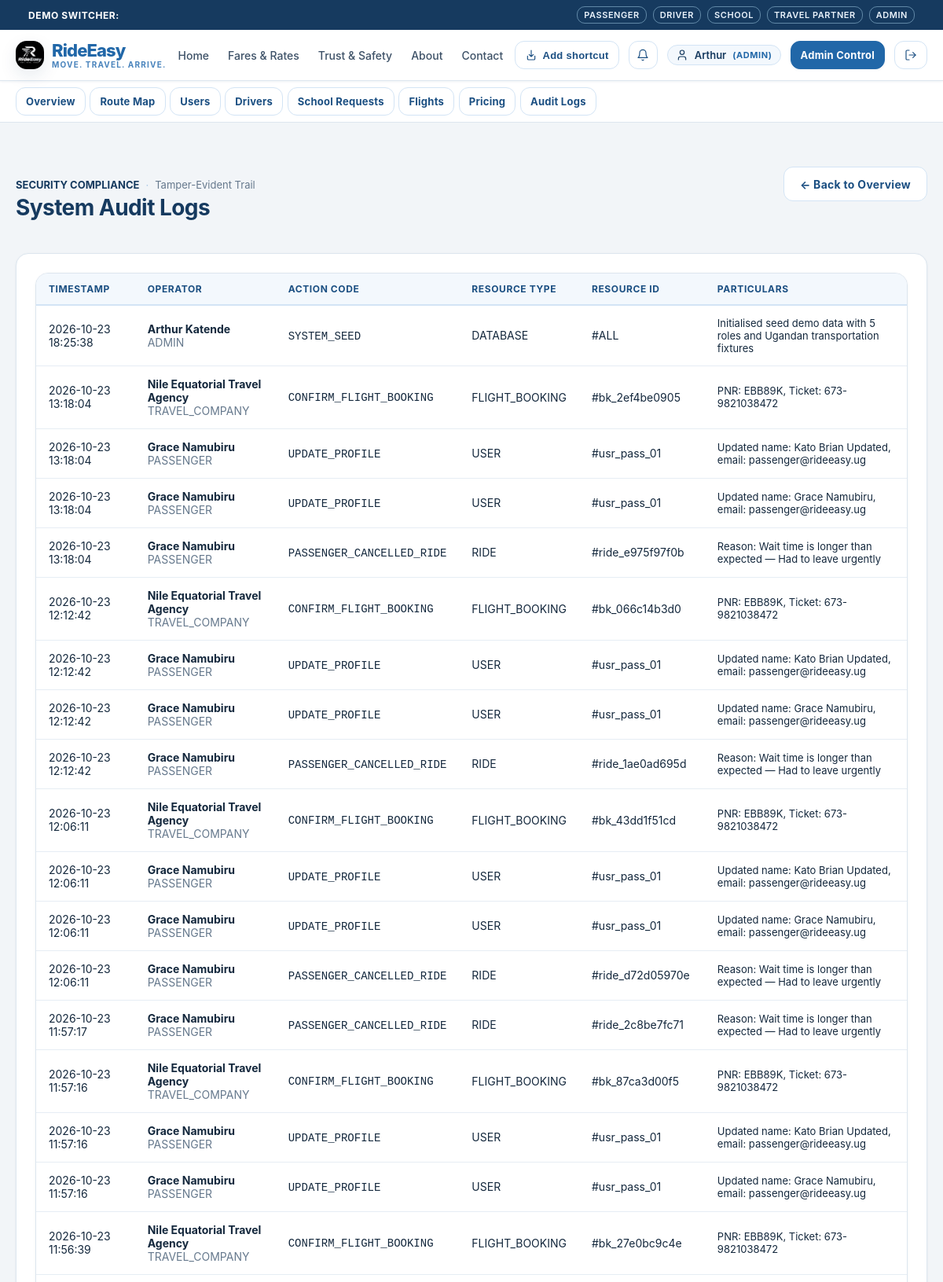
The page /admin/audit-logs (signed in, upper part) on the database its author committed.
### tables this page shows
CREATE TABLE users (
    id TEXT PRIMARY KEY,
    email TEXT UNIQUE NOT NULL,
    password_hash TEXT NOT NULL,
    role TEXT NOT NULL CHECK(role IN ('PASSENGER', 'DRIVER', 'SCHOOL', 'TRAVEL_COMPANY', 'ADMIN')),
    full_name TEXT NOT NULL,
    phone TEXT NOT NULL,
    is_active INTEGER NOT NULL DEFAULT 1,
    is_verified INTEGER NOT NULL DEFAULT 0,
    created_at TIMESTAMP NOT NULL DEFAULT CURRENT_TIMESTAMP,
    updated_at TIMESTAMP NOT NULL DEFAULT CURRENT_TIMESTAMP
, avatar_url TEXT DEFAULT '/static/images/default-avatar.svg');

CREATE TABLE audit_logs (
    id TEXT PRIMARY KEY,
    user_id TEXT,
    action TEXT NOT NULL,
    resource_type TEXT NOT NULL,
    resource_id TEXT,
    details TEXT,
    ip_address TEXT,
    created_at TIMESTAMP NOT NULL DEFAULT CURRENT_TIMESTAMP,
    FOREIGN KEY (user_id) REFERENCES users(id) ON DELETE SET NULL
);

### rideeasy/app/routes/admin.py (the view)
@admin_bp.route("/audit-logs")
def audit_logs():
    user = AuthService.get_current_user()
    db = get_db()
    logs = db.fetchall(
        """SELECT a.*, u.full_name as user_name, u.email as user_email, u.role
        FROM audit_logs a
        LEFT JOIN users u ON a.user_id = u.id
        ORDER BY a.created_at DESC LIMIT 50"""
    )
    return render_template("admin/audit_logs.html", user=user, logs=logs)

### rideeasy/app/templates/admin/audit_logs.html (shortened to what this page needs)
{% extends "base.html" %}
{% block content %}
<div class="container section">
  <div style="display: flex; justify-content: space-between; align-items: baseline; flex-wrap: wrap; gap: 1rem; margin-bottom: 2rem;">
    <div>
      <div class="metadata-row" style="margin-bottom: 0.25rem;">
        <span style="font-weight: 700; color: var(--color-black); text-transform: uppercase;">Security Compliance</span>
        <span class="metadata-separator">·</span>
        <span>Tamper-Evident Trail</span>
      </div>
      <h2>System Audit Logs</h2>
    </div>
    <a href="/admin/dashboard" class="btn btn-secondary">← Back to Overview</a>
  </div>
  <div class="card">
    {% if logs %}
      <div class="table-responsive">
        <table class="table">
          <thead>
            <tr>
              <th>Timestamp</th>
              <th>Operator</th>
              <th>Action Code</th>
              <th>Resource Type</th>
              <th>Resource ID</th>
              <th>Particulars</th>
            </tr>
          </thead>
          <tbody>
            {% for l in logs %}
              <tr>
                <td class="text-subtle">{{ l.created_at }}</td>
                <td>
                  <strong>{{ l.user_name or 'System Kernel' }}</strong>
                  <div class="text-subtle">{{ l.role or 'CORE' }}</div>
                </td>
                <td><code>{{ l.action }}</code></td>
                <td>{{ l.resource_type }}</td>
                <td class="text-subtle">#{{ l.resource_id or 'N/A' }}</td>
                <td style="font-size: 0.8125rem;">{{ l.details }}</td>
              </tr>
            {% endfor %}
          </tbody>
        </table>
      </div>
    {% else %}
      <div style="text-align: center; padding: 3rem 0; color: var(--color-medium-grey);">
        No audit log records available.
      </div>
    {% endif %}
  </div>
</div>
{% endblock %}

### rideeasy/app/templates/base.html (shortened to what this page needs)
<!DOCTYPE html>
<html lang="en">
<head>
  <link rel="stylesheet" href="/static/css/base.css">
  <link rel="stylesheet" href="/static/css/components.css">
  <link rel="stylesheet" href="/static/css/dashboard.css">
  <link rel="stylesheet" href="/static/css/responsive.css">
</head>
<body>
  <aside class="demo-role-bar no-print" aria-label="Demo role selector">
    <div class="container" style="display: flex; align-items: center; justify-content: space-between; flex-wrap: wrap; gap: 0.5rem; width: 100%;">
      <span style="font-weight: 700; letter-spacing: 0.05em; text-transform: uppercase;">Demo Switcher:</span>
      <div class="demo-role-links">
        <a href="/auth/demo/passenger" class="demo-btn">Passenger</a>
        <a href="/auth/demo/driver" class="demo-btn">Driver</a>
        <a href="/auth/demo/school" class="demo-btn">School</a>
        <a href="/auth/demo/travel" class="demo-btn">Travel Partner</a>
        <a href="/auth/demo/admin" class="demo-btn">Admin</a>
      </div>
    </div>
  </aside>
  <header class="navbar no-print">
    <div class="container">
      <div class="navbar-inner">
        <div class="brand-group">
          <a href="/" style="display: flex; align-items: center; gap: 0.625rem; text-decoration: none;">
            <img src="/static/images/logo.png" alt="RideEasy Logo" style="height: 36px; width: auto; object-fit: contain;" onerror="this.style.display='none'">
            <div style="display: flex; flex-direction: column;">
              <span class="brand-logo" style="line-height: 1.1;">{{ app_name }}</span>
              <span class="brand-tagline" style="font-size: 0.625rem; letter-spacing: 0.12em;">{{ app_tagline }}</span>
            </div>
          </a>
        </div>
        <nav aria-label="Main Navigation">
          <ul class="nav-links">
            <li><a href="/" class="nav-link">Home</a></li>
            <li><a href="/pricing" class="nav-link">Fares & Rates</a></li>
            <li><a href="/safety" class="nav-link">Trust & Safety</a></li>
            <li><a href="/about" class="nav-link">About</a></li>
            <li><a href="/contact" class="nav-link">Contact</a></li>
          </ul>
        </nav>
        <div class="nav-actions">
          <button type="button" class="btn btn-secondary btn-sm app-shortcut-button" data-add-shortcut title="Create a RideEasy shortcut" aria-label="Create a RideEasy shortcut">
            <svg class="icon icon-sm" viewBox="0 0 24 24" aria-hidden="true"><path d="M12 3v12m0 0 4-4m-4 4-4-4"/><path d="M5 14v5a2 2 0 0 0 2 2h10a2 2 0 0 0 2-2v-5"/></svg>
            <span>Add shortcut</span>
          </button>
          {% if current_user %}
            <div style="position: relative;">
              <button id="notif-bell-btn" class="btn btn-secondary btn-sm" aria-label="Notifications" title="In-App Notifications" style="position: relative; padding: 0.35rem 0.6rem;" onclick="toggleNotifDropdown(event);">
                <svg class="icon icon-sm" viewBox="0 0 24 24"><path d="M18 8A6 6 0 0 0 6 8c0 7-3 9-3 9h18s-3-2-3-9"/><path d="M13.73 21a2 2 0 0 1-3.46 0"/></svg>
              </button>
            </div>
            <a href="/profile" class="user-nav-chip" title="View and Edit Profile" style="text-decoration: none;">
              {% if current_user.avatar_url and current_user.avatar_url != '/static/images/default-avatar.svg' %}
                <img src="{{ current_user.avatar_url }}" alt="{{ current_user.full_name }}" style="width: 20px; height: 20px; border-radius: var(--radius-sm); object-fit: cover;">
              {% else %}
                <svg class="icon icon-sm" viewBox="0 0 24 24"><path d="M19 21v-2a4 4 0 0 0-4-4H9a4 4 0 0 0-4 4v2"/><circle cx="12" cy="7" r="4"/></svg>
              {% endif %}
              <span>{{ current_user.full_name.split()[0] }}</span>
              <span class="user-role-label">({{ current_user.role }})</span>
            </a>
            {% if current_user.role == 'PASSENGER' %}
              <a href="/passenger/dashboard" class="btn btn-secondary btn-sm">Dashboard</a>
              <a href="/passenger/book-ride" class="btn btn-primary btn-sm">Book Ride</a>
            {% elif current_user.role == 'DRIVER' %}
              <a href="/driver/dashboard" class="btn btn-primary btn-sm">Driver Console</a>
            {% elif current_user.role == 'SCHOOL' %}
              <a href="/school/dashboard" class="btn btn-primary btn-sm">School Portal</a>
            {% elif current_user.role == 'TRAVEL_COMPANY' %}
              <a href="/travel/dashboard" class="btn btn-primary btn-sm">Agency Console</a>
            {% elif current_user.role == 'ADMIN' %}
              <a href="/admin/dashboard" class="btn btn-primary btn-sm">Admin Control</a>
            {% endif %}
            <a href="/auth/logout" class="btn btn-secondary btn-sm" title="Sign Out">
              <svg class="icon icon-sm" viewBox="0 0 24 24"><path d="M9 21H5a2 2 0 0 1-2-2V5a2 2 0 0 1 2-2h4"/><polyline points="16 17 21 12 16 7"/><line x1="21" y1="12" x2="9" y2="12"/></svg>
            </a>
          {% else %}
            <a href="/auth/login" class="btn btn-secondary btn-sm">Sign In</a>
            <a href="/auth/register" class="btn btn-primary btn-sm">Register</a>
          {% endif %}
        </div>
      </div>
    </div>
  </header>
  {% if current_user %}
    <nav aria-label="Workspace navigation" style="border-bottom: 1px solid var(--color-light-grey); background: var(--color-white);">
      <div class="container" style="display: flex; gap: 0.35rem; overflow-x: auto; padding-top: 0.5rem; padding-bottom: 0.5rem; white-space: nowrap;">
        {% if current_user.role == 'PASSENGER' %}
          <a href="/passenger/dashboard" class="btn btn-secondary btn-sm">Overview</a>
          <a href="/map" class="btn btn-secondary btn-sm">Route Map</a>
          <a href="/passenger/rides" class="btn btn-secondary btn-sm">Recent Trips</a>
          <a href="/passenger/rides?status=awaiting" class="btn btn-secondary btn-sm">Awaiting Rides</a>
          <a href="/passenger/book-ride" class="btn btn-secondary btn-sm">Book a Ride</a>
          <a href="/passenger/flight-request" class="btn btn-secondary btn-sm">Book a Flight</a>
          <a href="/passenger/flight-requests" class="btn btn-secondary btn-sm">Flight Requests</a>
          <a href="/passenger/journeys" class="btn btn-secondary btn-sm">Journeys</a>
          <a href="/passenger/rewards" class="btn btn-secondary btn-sm">Rewards</a>
        {% elif current_user.role == 'SCHOOL' %}
          <a href="/school/dashboard" class="btn btn-secondary btn-sm">Overview</a>
          <a href="/map" class="btn btn-secondary btn-sm">Route Map</a>
          <a href="/school/requests" class="btn btn-secondary btn-sm">Transport Requests</a>
          <a href="/school/request" class="btn btn-secondary btn-sm">Book Transport</a>
        {% elif current_user.role == 'ADMIN' %}
          <a href="/admin/dashboard" class="btn btn-secondary btn-sm">Overview</a>
          <a href="/map" class="btn btn-secondary btn-sm">Route Map</a>
          <a href="/admin/users" class="btn btn-secondary btn-sm">Users</a>
          <a href="/admin/drivers" class="btn btn-secondary btn-sm">Drivers</a>
          <a href="/admin/schools" class="btn btn-secondary btn-sm">School Requests</a>
          <a href="/admin/flights" class="btn btn-secondary btn-sm">Flights</a>
          <a href="/admin/pricing" class="btn btn-secondary btn-sm">Pricing</a>
          <a href="/admin/audit-logs" class="btn btn-secondary btn-sm">Audit Logs</a>
        {% elif current_user.role == 'TRAVEL_COMPANY' %}
          <a href="/map" class="btn btn-secondary btn-sm">Route Map</a>
          <a href="/travel/dashboard" class="btn btn-secondary btn-sm">Travel Partner Dashboard</a>
        {% endif %}
      </div>
    </nav>
  {% endif %}
  <main>
    {% block content %}{% endblock %}
  </main>
</body>
</html>

### rows shown on the page
users: full_name "Arthur", role "ADMIN"
audit_logs: created_at "2026-10-23 18:25:38", full_name "Arthur Katende", role "ADMIN", action "SYSTEM_SEED", resource_type "DATABASE", resource "ALL", details "Initialised seed demo data with 5 roles and Ugandan transportation fixtures"
audit_logs: created_at "2026-10-23 13:18:04", full_name "Nile Equatorial Travel Agency", role "TRAVEL_COMPANY", action "CONFIRM_FLIGHT_BOOKING", resource_type "FLIGHT_BOOKING", resource "bk_2ef4be0905", details "PNR: EBB89K, Ticket: 673-9821038472"
audit_logs: created_at "2026-10-23 13:18:04", full_name "Grace Namubiru", role "PASSENGER", action "UPDATE_PROFILE", resource_type "USER", resource "usr_pass_01", details "Updated name: Kato Brian Updated, email: passenger@rideeasy.ug"
audit_logs: created_at "2026-10-23 13:18:04", full_name "Grace Namubiru", role "PASSENGER", action "UPDATE_PROFILE", resource_type "USER", resource "usr_pass_01", details "Updated name: Grace Namubiru, email: passenger@rideeasy.ug"
audit_logs: created_at "2026-10-23 13:18:04", full_name "Grace Namubiru", role "PASSENGER", action "PASSENGER_CANCELLED_RIDE", resource_type "RIDE", resource "ride_e975f97f0b", details "Reason: Wait time is longer than expected — Had to leave urgently"
audit_logs: created_at "2026-10-23 12:12:42", full_name "Nile Equatorial Travel Agency", role "TRAVEL_COMPANY", action "CONFIRM_FLIGHT_BOOKING", resource_type "FLIGHT_BOOKING", resource "bk_066c14b3d0", details "PNR: EBB89K, Ticket: 673-9821038472"
audit_logs: created_at "2026-10-23 12:12:42", full_name "Grace Namubiru", role "PASSENGER", action "UPDATE_PROFILE", resource_type "USER", resource "usr_pass_01", details "Updated name: Kato Brian Updated, email: passenger@rideeasy.ug"
audit_logs: created_at "2026-10-23 12:12:42", full_name "Grace Namubiru", role "PASSENGER", action "UPDATE_PROFILE", resource_type "USER", resource "usr_pass_01", details "Updated name: Grace Namubiru, email: passenger@rideeasy.ug"
audit_logs: created_at "2026-10-23 12:12:42", full_name "Grace Namubiru", role "PASSENGER", action "PASSENGER_CANCELLED_RIDE", resource_type "RIDE", resource "ride_1ae0ad695d", details "Reason: Wait time is longer than expected — Had to leave urgently"
audit_logs: created_at "2026-10-23 12:06:11", full_name "Nile Equatorial Travel Agency", role "TRAVEL_COMPANY", action "CONFIRM_FLIGHT_BOOKING", resource_type "FLIGHT_BOOKING", resource "bk_43dd1f51cd", details "PNR: EBB89K, Ticket: 673-9821038472"
audit_logs: created_at "2026-10-23 12:06:11", full_name "Grace Namubiru", role "PASSENGER", action "UPDATE_PROFILE", resource_type "USER", resource "usr_pass_01", details "Updated name: Kato Brian Updated, email: passenger@rideeasy.ug"
audit_logs: created_at "2026-10-23 12:06:11", full_name "Grace Namubiru", role "PASSENGER", action "UPDATE_PROFILE", resource_type "USER", resource "usr_pass_01", details "Updated name: Grace Namubiru, email: passenger@rideeasy.ug"
audit_logs: created_at "2026-10-23 12:06:11", full_name "Grace Namubiru", role "PASSENGER", action "PASSENGER_CANCELLED_RIDE", resource_type "RIDE", resource "ride_d72d05970e", details "Reason: Wait time is longer than expected — Had to leave urgently"
audit_logs: created_at "2026-10-23 11:57:17", full_name "Grace Namubiru", role "PASSENGER", action "PASSENGER_CANCELLED_RIDE", resource_type "RIDE", resource "ride_2c8be7fc71", details "Reason: Wait time is longer than expected — Had to leave urgently"
audit_logs: created_at "2026-10-23 11:57:16", full_name "Nile Equatorial Travel Agency", role "TRAVEL_COMPANY", action "CONFIRM_FLIGHT_BOOKING", resource_type "FLIGHT_BOOKING", resource "bk_87ca3d00f5", details "PNR: EBB89K, Ticket: 673-9821038472"
audit_logs: created_at "2026-10-23 11:57:16", full_name "Grace Namubiru", role "PASSENGER", action "UPDATE_PROFILE", resource_type "USER", resource "usr_pass_01", details "Updated name: Kato Brian Updated, email: passenger@rideeasy.ug"
audit_logs: created_at "2026-10-23 11:57:16", full_name "Grace Namubiru", role "PASSENGER", action "UPDATE_PROFILE", resource_type "USER", resource "usr_pass_01", details "Updated name: Grace Namubiru, email: passenger@rideeasy.ug"
audit_logs: created_at "2026-10-23 11:56:39", full_name "Nile Equatorial Travel Agency", role "TRAVEL_COMPANY", action "CONFIRM_FLIGHT_BOOKING", resource_type "FLIGHT_BOOKING", resource "bk_27e0bc9c4e", details "PNR: EBB89K, Ticket: 673-9821038472"

### other values the page prints
{{ app_name }} "RideEasy"
{{ app_tagline }} "MOVE. TRAVEL. ARRIVE."
